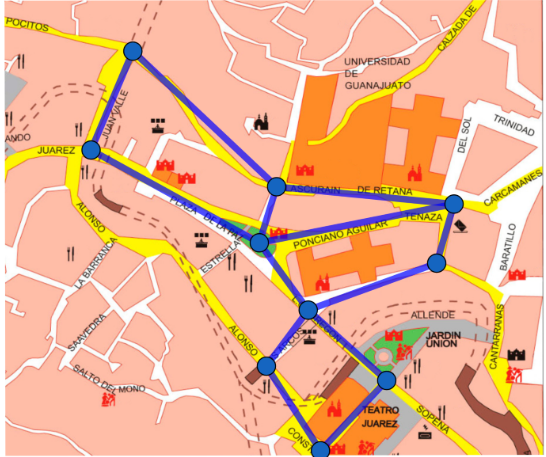
#> input picture Analisis_de_datos/Tarea_3/Document/Individual_document/Graphics/problema_10.png, 546 x 457 px
$ python Graphics_problem_10.py
#> lines starting #> are read from the running program, lines starting #| are printed output that depends on the picture
import matplotlib.pyplot as plt


def text(x, y, text):
    plt.text(x, y, text,
             fontsize=15,
             color="#f8f9fa")


img = plt.imread("../Graphics/problema_10.png")
#> img is the input picture: shape (457, 546, 4) float32; mean R, G, B, A 0.924, 0.706, 0.579, 1
plt.imshow(img)
plt.fill_between([0, 543], [454, 454],
                 color="grey",
                 alpha=0.3)
text(300, 445, "A")
text(285, 385, "B")
text(365, 388, "C")
text(291, 318, "D")
text(259, 245, "F")
text(441, 266, "E")
text(91, 146, "H")
text(136, 46, "J")
text(285, 180, "I")
text(420, 223, "G")
plt.axis("off")
plt.tight_layout()
plt.savefig("../Graphics/map.png", dpi=500)
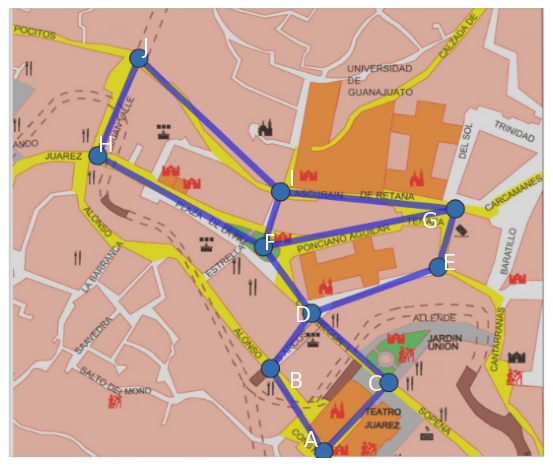
#> figure drawn by matplotlib, 1 panel
